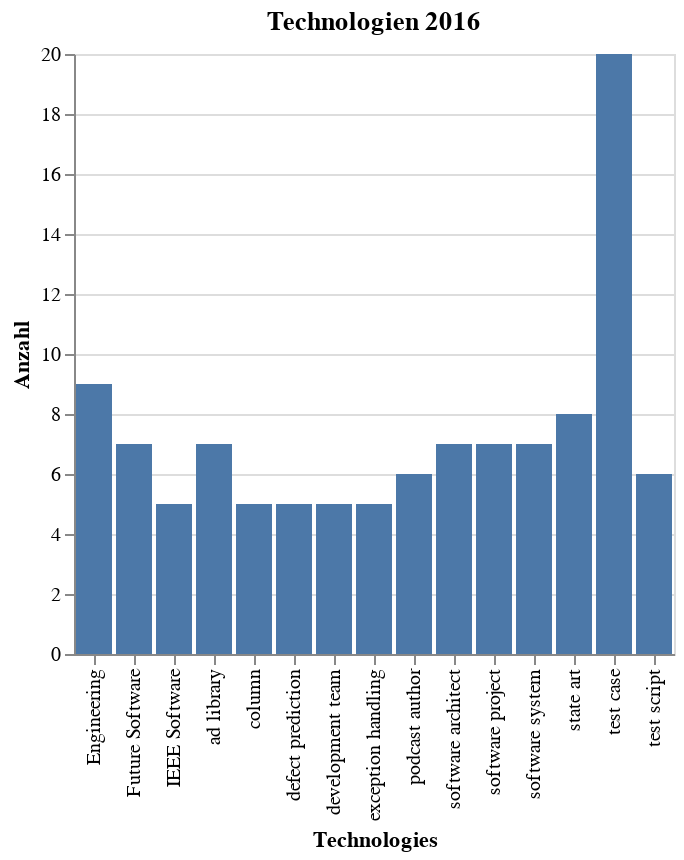

Source (notebook cell):
### Markdown cell above
### Balkendiagramm 2016

### Code cell
year = 2016
d = data_words[year].nlargest(anzahl_top_topics).sort_values(ascending=False)
source = pd.DataFrame({'Technologies': d.index,
                            'Anzahl': d})
alt.Chart(source).mark_bar().encode(
        x='Technologies:O',
        y='Anzahl:Q'
    ).properties(
    title=f'Technologien {year}')

### Figure 1 — Vega-Lite specification as saved in the notebook (floating-point values rounded to 4 significant figures)
{"config": {"view": {"continuousWidth": 400, "continuousHeight": 300}}, "data": {"name": "data-f272a504dda5f31bb5bce665e9da4fd1"}, "mark": "bar", "encoding": {"x": {"type": "ordinal", "field": "Technologies"}, "y": {"type": "quantitative", "field": "Anzahl"}}, "title": "Technologien 2016", "$schema": "https://vega.github.io/schema/vega-lite/v4.8.1.json", "datasets": {"data-f272a504dda5f31bb5bce665e9da4fd1": [{"Technologies": "test case", "Anzahl": 20}, {"Technologies": "Engineering", "Anzahl": 9}, {"Technologies": "state art", "Anzahl": 8}, {"Technologies": "software system", "Anzahl": 7}, {"Technologies": "software project", "Anzahl": 7}, {"Technologies": "software architect", "Anzahl": 7}, {"Technologies": "ad library", "Anzahl": 7}, {"Technologies": "Future Software", "Anzahl": 7}, {"Technologies": "test script", "Anzahl": 6}, {"Technologies": "podcast author", "Anzahl": 6}, {"Technologies": "exception handling", "Anzahl": 5}, {"Technologies": "development team", "Anzahl": 5}, {"Technologies": "defect prediction", "Anzahl": 5}, {"Technologies": "column", "Anzahl": 5}, {"Technologies": "IEEE Software", "Anzahl": 5}]}}
